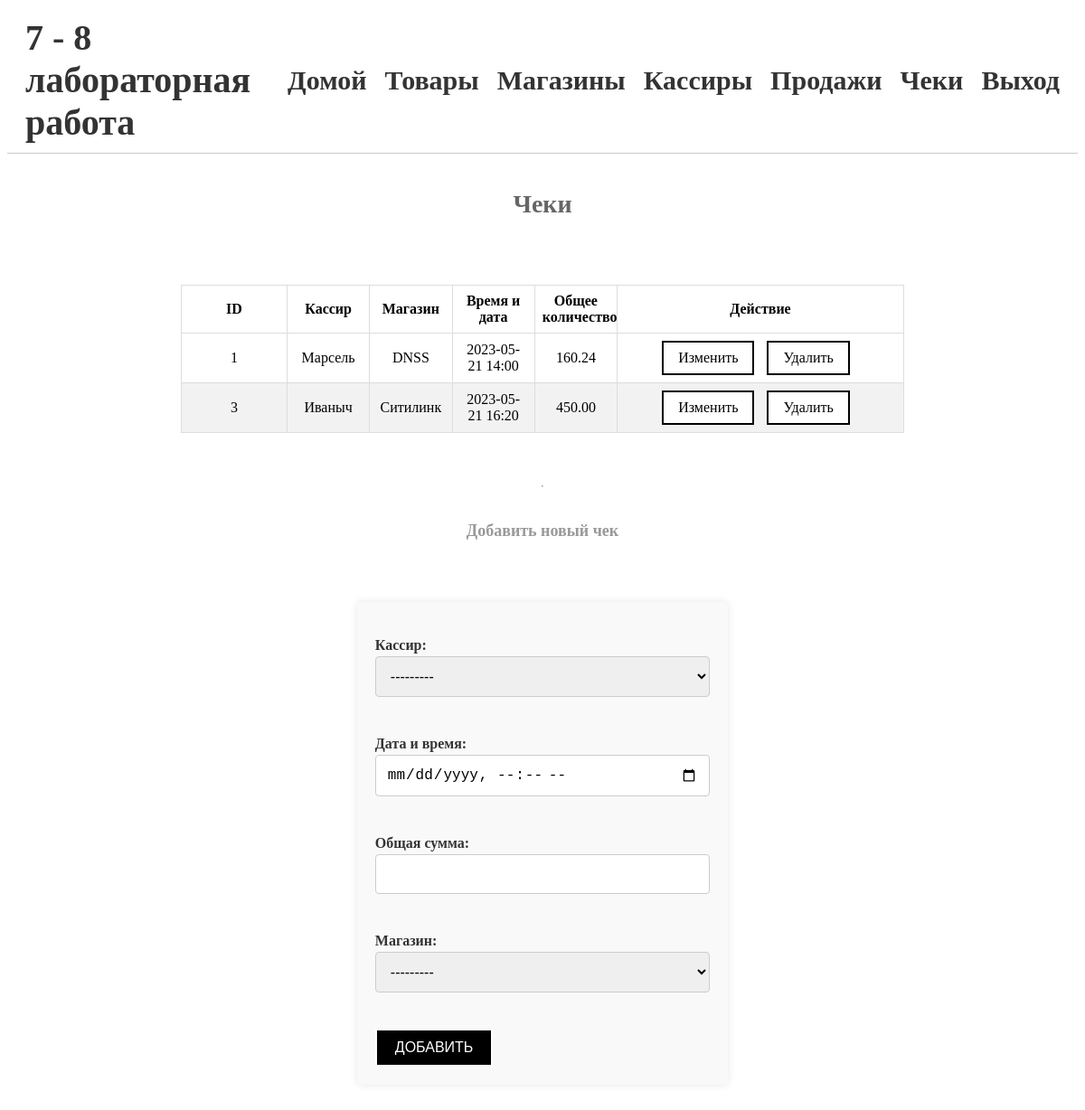
Before: /checks/ (signed in) with the older database file.
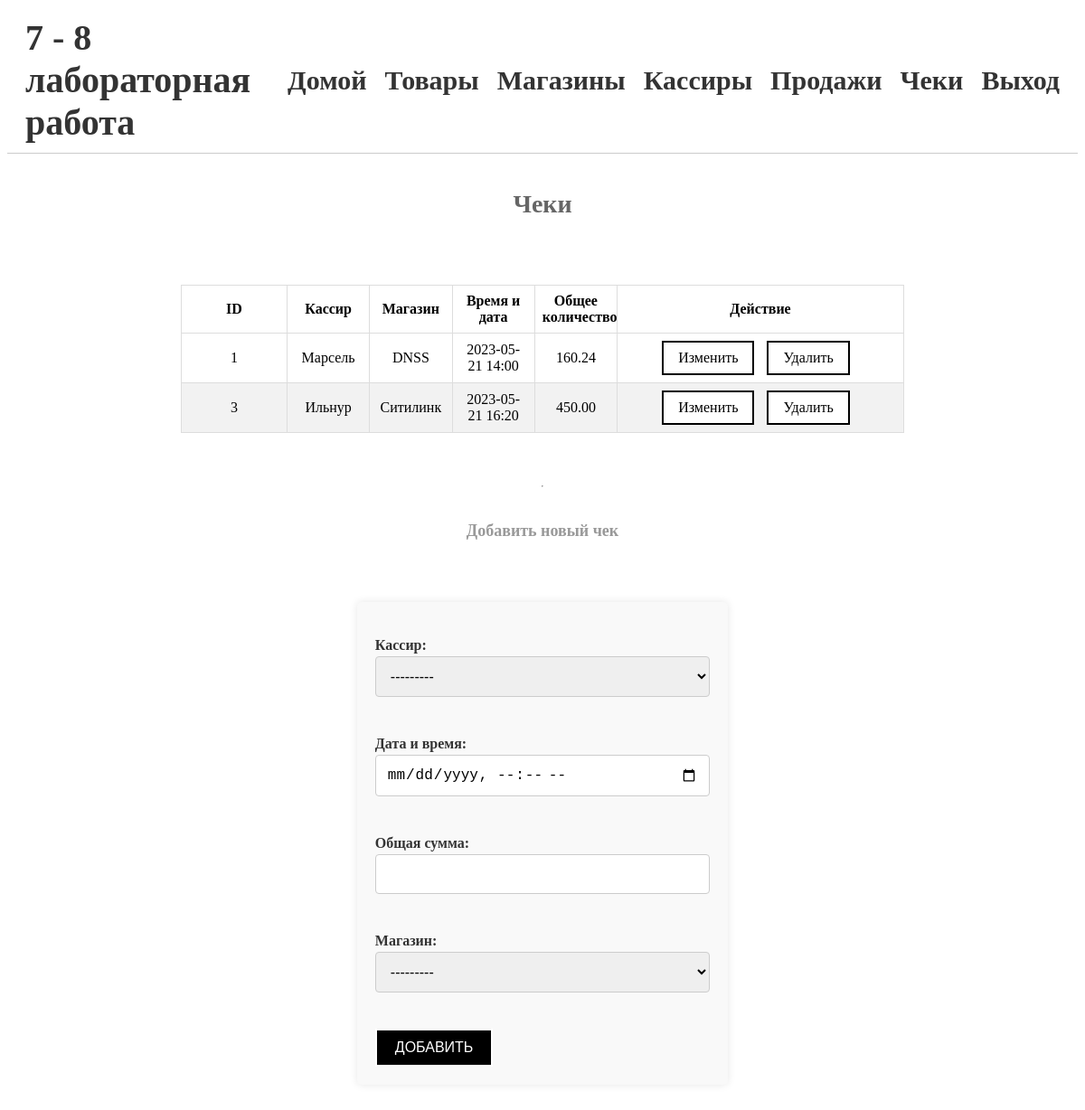
After: the same page with the newer database file.
### polls/models.py (models this page shows, shortened)
class Check(models.Model):
    cashier = models.ForeignKey(Cashier, on_delete=models.CASCADE)
    date_time = models.DateTimeField()
    total_sum = models.DecimalField(max_digits=999999, decimal_places=2)
    store = models.ForeignKey(Store, on_delete=models.CASCADE)

class Cashier(models.Model):
    name = models.CharField(max_length=100)
    phone_number = models.CharField(max_length=20)
    def __str__(self):
        return self.name

class Store(models.Model):
    name = models.CharField(max_length=255)
    address = models.CharField(max_length=255)
    def __str__(self):
        return self.name

### polls/views.py (the view)
# urls.py: path('checks/', check_list, name='check_list'),
def check_list(request):
    form = CheckForm(request.POST or None)
    if form.is_valid():
        form.save()
        return redirect('check_list')
    checks = Check.objects.all()
    return render(request, 'check_list.html', {'checks': checks, 'form': form})

### polls/forms.py
class CheckForm(forms.ModelForm):
    class Meta:
        model = Check
        fields = ['cashier', 'date_time', 'total_sum', 'store']
        labels = {
            'cashier': 'Кассир',
            'date_time': 'Дата и время',
            'total_sum': 'Общая сумма',
            'store': 'Магазин',
        }
        widgets = {
            'date_time': forms.DateTimeInput(attrs={'type': 'datetime-local'}),
            'total_sum': forms.NumberInput(attrs={
                'step': 10,
                'min': 0,
                'max': 999999,
                'decimal_places': 2,
            })
        }

### templates/check_list.html (shortened to what this page needs)
{% extends 'base.html' %}
{% block content %}
 {% if request.user.is_authenticated %}
<h2>Чеки</h2>
<table>
    <thead>
    <tr>
        <th>ID</th>
        <th>Кассир</th>
        <th>Магазин</th>
        <th>Время и дата</th>
        <th>Общее количество</th>
        {% if request.user.is_staff == True %}
        <th>Действие</th>
        {% endif %}
    </tr>
    </thead>
    <tbody>
    {% for check in checks %}
    <tr>
        <td>{{ check.id }}</td>
        <td>{{ check.cashier.name }}</td>
        <td>{{ check.store.name }}</td>
        <td>{{ check.date_time|date:'Y-m-d H:i' }}</td>
        <td>{{ check.total_sum }}</td>
        {% if request.user.is_staff == True %}
        <td>
            <a class="btn" href="{% url 'check_update' check.pk %}">Изменить</a>
            <a class="btn" href="{% url 'check_delete' check.pk %}">Удалить</a>
        </td>
        {% endif %}
    </tr>
    {% empty %}
    <tr>
        <td colspan="6">Таблица пустая</td>
    </tr>
    {% endfor %}
    </tbody>
</table>
<hr>
{% if request.user.is_staff == True %}
<h3>Добавить новый чек</h3>
<form method="post">
    {{ form.as_p }}
    <button type="submit">Добавить</button>
</form>
{% endif %}
{% else %}
    <h1>Вы не авторизованы!</h1>
    {% endif %}
{% endblock %}

Changed rows visible on the page:
changed through a linked row, Check "Ситилинк": cashier.name "Иваныч" → "Ильнур"
